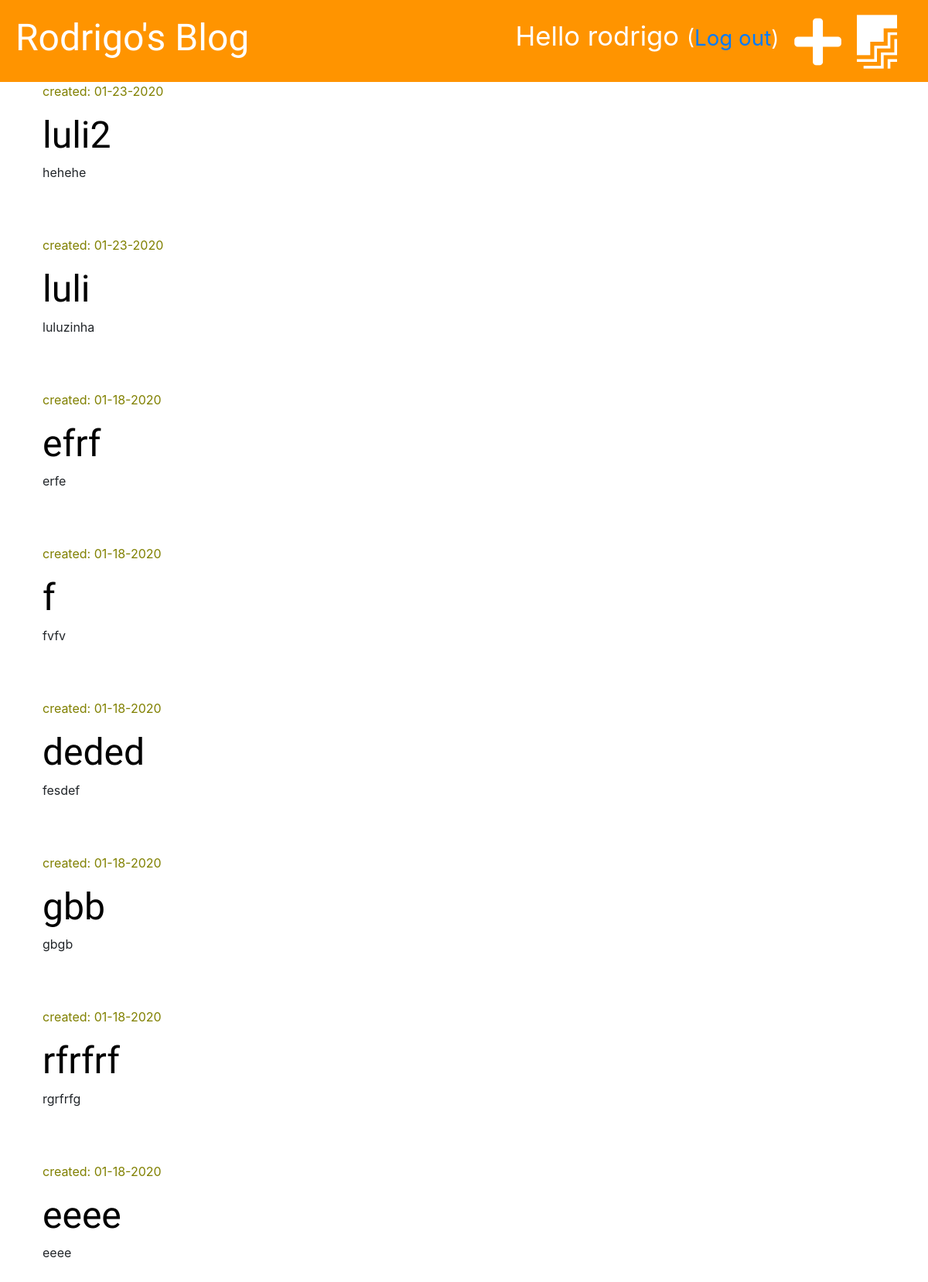
Page /drafts/ (signed in) on the committed database.
### project/models.py (models this page shows, shortened)
class Post(models.Model):
    author = models.ForeignKey('auth.User', on_delete=models.CASCADE)
    title = models.CharField(max_length=200)
    text = models.TextField()
    created_date = models.DateTimeField(default=timezone.now)
    published_date = models.DateTimeField(blank=True, null=True)

### project/views.py (the view)
# urls.py: path('drafts/', views.post_draft_list, name='post_draft_list'),
@login_required
def post_draft_list(request):
    posts = Post.objects.filter(published_date__isnull=True).order_by('-created_date')
    stuff_for_frontend = {'posts': posts}
    return render(request, 'project/post_draft_list.html', stuff_for_frontend)

### project/templates/project/post_draft_list.html (shortened to what this page needs)
{% extends 'project/base.html' %}
{% block content %}
    {% for post in posts %}
        <div class="post">
            <p class="date">created: {{ post.created_date|date:'m-d-Y' }}</p>
            <h1><a href="{% url 'post_detail' pk=post.pk %}">{{ post.title }}</a></h1>
        <p>{{ post.text|truncatechars:50 }}</p>
        </div>
    {% endfor %}
{% endblock %}

### project/templates/project/base.html (shortened to what this page needs)
{% load staticfiles %}
<!DOCTYPE html>
<html lang="en">
<head>
</head>
<body>
    <link rel="stylesheet" href="https://stackpath.bootstrapcdn.com/bootstrap/4.4.1/css/bootstrap.min.css">
    <link rel="stylesheet" href="{% static 'css/project.css' %}">
    <link rel="stylesheet" href="https://use.fontawesome.com/releases/v5.12.0/css/all.css">
</head>
<body>
<div class="page-header">
    {% if user.is_authenticated %}
        <a href="{% url 'post_draft_list' %}" class="top-menu"><i class="fab fa-firstdraft fa-2x"style="color: #ffffff;"></i></a>
        <a href="{% url 'post_new' %}" class="top-menu"><i class="fas fa-plus fa-2x" style="color: #ffffff;"></i></a>
        <p class="top-menu">Hello {{ user.username }} <small>(<a href="{% url 'logout' %}">Log out</a>)</small></p>
    {% else %}
        <a href="{% url 'login' %}" class="top-menu"><i class="fas fa-sign-in-alt fa-2x" style="color: #ffffff;"></i></a>
    {% endif %}
    <h1>Rodrigo's Blog</h1>
</div>
<div class='content container'>
    <div class="row">
        <div class="col-md-8">
            {% block content %}
            {% endblock %}
        </div>
    </div>
</div>
</body>
</html>

### project/static/css/project.css (style rules this page uses)
.page-header { background-color: #ff9400; margin-top: 0; padding: 20px 20px 20px 20px; }
.page-header h1, .page-header h1 a { color: #ffffff; font-size: 36pt; text-decoration: none; }
.content { margin-left: 40px; }
h1, h2, h3, h4 { font-family: 'Tangerine', 'Inconsolata', 'Droid Sans', serif; font-size: 48px; }
.date { color: olive }
.post { margin-bottom: 70px; }
.post h1 a { color: #000000; }
.top-menu { color: #ffffff; float: right; font-size: 26pt; margin-right: 20px; }

### rows in the picture
Post: created_date "01-23-2020", title "luli2", text "hehehe"
Post: created_date "01-23-2020", title "luli", text "luluzinha"
Post: created_date "01-18-2020", title "efrf", text "erfe"
Post: created_date "01-18-2020", title "f", text "fvfv"
Post: created_date "01-18-2020", title "deded", text "fesdef"
Post: created_date "01-18-2020", title "gbb", text "gbgb"
Post: created_date "01-18-2020", title "rfrfrf", text "rgrfrfg"
Post: created_date "01-18-2020", title "eeee", text "eeee"

### other values in the picture
{{ user.username }} "rodrigo"
